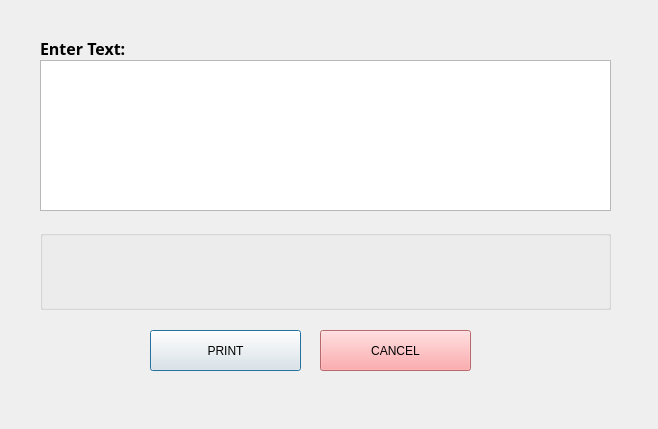
<?xml version="1.0" encoding="UTF-8"?>
<ui version="4.0">
 <class>Dialog</class>
 <widget class="QDialog" name="Dialog">
  <property name="geometry">
   <rect>
    <x>0</x>
    <y>0</y>
    <width>658</width>
    <height>429</height>
   </rect>
  </property>
  <property name="windowTitle">
   <string>Dialog</string>
  </property>
  <widget class="QTextEdit" name="textEdit">
   <property name="geometry">
    <rect>
     <x>40</x>
     <y>60</y>
     <width>571</width>
     <height>151</height>
    </rect>
   </property>
  </widget>
  <widget class="QPushButton" name="printbutton">
   <property name="geometry">
    <rect>
     <x>150</x>
     <y>330</y>
     <width>151</width>
     <height>41</height>
    </rect>
   </property>
   <property name="text">
    <string>PRINT</string>
   </property>
  </widget>
  <widget class="QPushButton" name="cancelbutton">
   <property name="geometry">
    <rect>
     <x>320</x>
     <y>330</y>
     <width>151</width>
     <height>41</height>
    </rect>
   </property>
   <property name="palette">
    <palette>
     <active>
      <colorrole role="WindowText">
       <brush brushstyle="SolidPattern">
        <color alpha="255">
         <red>0</red>
         <green>0</green>
         <blue>0</blue>
        </color>
       </brush>
      </colorrole>
      <colorrole role="Button">
       <brush brushstyle="SolidPattern">
        <color alpha="255">
         <red>255</red>
         <green>146</green>
         <blue>148</blue>
        </color>
       </brush>
      </colorrole>
      <colorrole role="Light">
       <brush brushstyle="SolidPattern">
        <color alpha="255">
         <red>255</red>
         <green>255</green>
         <blue>255</blue>
        </color>
       </brush>
      </colorrole>
      <colorrole role="Midlight">
       <brush brushstyle="SolidPattern">
        <color alpha="255">
         <red>255</red>
         <green>200</green>
         <blue>201</blue>
        </color>
       </brush>
      </colorrole>
      <colorrole role="Dark">
       <brush brushstyle="SolidPattern">
        <color alpha="255">
         <red>127</red>
         <green>73</green>
         <blue>74</blue>
        </color>
       </brush>
      </colorrole>
      <colorrole role="Mid">
       <brush brushstyle="SolidPattern">
        <color alpha="255">
         <red>170</red>
         <green>97</green>
         <blue>99</blue>
        </color>
       </brush>
      </colorrole>
      <colorrole role="Text">
       <brush brushstyle="SolidPattern">
        <color alpha="255">
         <red>0</red>
         <green>0</green>
         <blue>0</blue>
        </color>
       </brush>
      </colorrole>
      <colorrole role="BrightText">
       <brush brushstyle="SolidPattern">
        <color alpha="255">
         <red>255</red>
         <green>255</green>
         <blue>255</blue>
        </color>
       </brush>
      </colorrole>
      <colorrole role="ButtonText">
       <brush brushstyle="SolidPattern">
        <color alpha="255">
         <red>0</red>
         <green>0</green>
         <blue>0</blue>
        </color>
       </brush>
      </colorrole>
      <colorrole role="Base">
       <brush brushstyle="SolidPattern">
        <color alpha="255">
         <red>255</red>
         <green>255</green>
         <blue>255</blue>
        </color>
       </brush>
      </colorrole>
      <colorrole role="Window">
       <brush brushstyle="SolidPattern">
        <color alpha="255">
         <red>255</red>
         <green>146</green>
         <blue>148</blue>
        </color>
       </brush>
      </colorrole>
      <colorrole role="Shadow">
       <brush brushstyle="SolidPattern">
        <color alpha="255">
         <red>0</red>
         <green>0</green>
         <blue>0</blue>
        </color>
       </brush>
      </colorrole>
      <colorrole role="AlternateBase">
       <brush brushstyle="SolidPattern">
        <color alpha="255">
         <red>255</red>
         <green>200</green>
         <blue>201</blue>
        </color>
       </brush>
      </colorrole>
      <colorrole role="ToolTipBase">
       <brush brushstyle="SolidPattern">
        <color alpha="255">
         <red>255</red>
         <green>255</green>
         <blue>220</blue>
        </color>
       </brush>
      </colorrole>
      <colorrole role="ToolTipText">
       <brush brushstyle="SolidPattern">
        <color alpha="255">
         <red>0</red>
         <green>0</green>
         <blue>0</blue>
        </color>
       </brush>
      </colorrole>
      <colorrole role="PlaceholderText">
       <brush brushstyle="SolidPattern">
        <color alpha="128">
         <red>0</red>
         <green>0</green>
         <blue>0</blue>
        </color>
       </brush>
      </colorrole>
     </active>
     <inactive>
      <colorrole role="WindowText">
       <brush brushstyle="SolidPattern">
        <color alpha="255">
         <red>0</red>
         <green>0</green>
         <blue>0</blue>
        </color>
       </brush>
      </colorrole>
      <colorrole role="Button">
       <brush brushstyle="SolidPattern">
        <color alpha="255">
         <red>255</red>
         <green>146</green>
         <blue>148</blue>
        </color>
       </brush>
      </colorrole>
      <colorrole role="Light">
       <brush brushstyle="SolidPattern">
        <color alpha="255">
         <red>255</red>
         <green>255</green>
         <blue>255</blue>
        </color>
       </brush>
      </colorrole>
      <colorrole role="Midlight">
       <brush brushstyle="SolidPattern">
        <color alpha="255">
         <red>255</red>
         <green>200</green>
         <blue>201</blue>
        </color>
       </brush>
      </colorrole>
      <colorrole role="Dark">
       <brush brushstyle="SolidPattern">
        <color alpha="255">
         <red>127</red>
         <green>73</green>
         <blue>74</blue>
        </color>
       </brush>
      </colorrole>
      <colorrole role="Mid">
       <brush brushstyle="SolidPattern">
        <color alpha="255">
         <red>170</red>
         <green>97</green>
         <blue>99</blue>
        </color>
       </brush>
      </colorrole>
      <colorrole role="Text">
       <brush brushstyle="SolidPattern">
        <color alpha="255">
         <red>0</red>
         <green>0</green>
         <blue>0</blue>
        </color>
       </brush>
      </colorrole>
      <colorrole role="BrightText">
       <brush brushstyle="SolidPattern">
        <color alpha="255">
         <red>255</red>
         <green>255</green>
         <blue>255</blue>
        </color>
       </brush>
      </colorrole>
      <colorrole role="ButtonText">
       <brush brushstyle="SolidPattern">
        <color alpha="255">
         <red>0</red>
         <green>0</green>
         <blue>0</blue>
        </color>
       </brush>
      </colorrole>
      <colorrole role="Base">
       <brush brushstyle="SolidPattern">
        <color alpha="255">
         <red>255</red>
         <green>255</green>
         <blue>255</blue>
        </color>
       </brush>
      </colorrole>
      <colorrole role="Window">
       <brush brushstyle="SolidPattern">
        <color alpha="255">
         <red>255</red>
         <green>146</green>
         <blue>148</blue>
        </color>
       </brush>
      </colorrole>
      <colorrole role="Shadow">
       <brush brushstyle="SolidPattern">
        <color alpha="255">
         <red>0</red>
         <green>0</green>
         <blue>0</blue>
        </color>
       </brush>
      </colorrole>
      <colorrole role="AlternateBase">
       <brush brushstyle="SolidPattern">
        <color alpha="255">
         <red>255</red>
         <green>200</green>
         <blue>201</blue>
        </color>
       </brush>
      </colorrole>
      <colorrole role="ToolTipBase">
       <brush brushstyle="SolidPattern">
        <color alpha="255">
         <red>255</red>
         <green>255</green>
         <blue>220</blue>
        </color>
       </brush>
      </colorrole>
      <colorrole role="ToolTipText">
       <brush brushstyle="SolidPattern">
        <color alpha="255">
         <red>0</red>
         <green>0</green>
         <blue>0</blue>
        </color>
       </brush>
      </colorrole>
      <colorrole role="PlaceholderText">
       <brush brushstyle="SolidPattern">
        <color alpha="128">
         <red>0</red>
         <green>0</green>
         <blue>0</blue>
        </color>
       </brush>
      </colorrole>
     </inactive>
     <disabled>
      <colorrole role="WindowText">
       <brush brushstyle="SolidPattern">
        <color alpha="255">
         <red>127</red>
         <green>73</green>
         <blue>74</blue>
        </color>
       </brush>
      </colorrole>
      <colorrole role="Button">
       <brush brushstyle="SolidPattern">
        <color alpha="255">
         <red>255</red>
         <green>146</green>
         <blue>148</blue>
        </color>
       </brush>
      </colorrole>
      <colorrole role="Light">
       <brush brushstyle="SolidPattern">
        <color alpha="255">
         <red>255</red>
         <green>255</green>
         <blue>255</blue>
        </color>
       </brush>
      </colorrole>
      <colorrole role="Midlight">
       <brush brushstyle="SolidPattern">
        <color alpha="255">
         <red>255</red>
         <green>200</green>
         <blue>201</blue>
        </color>
       </brush>
      </colorrole>
      <colorrole role="Dark">
       <brush brushstyle="SolidPattern">
        <color alpha="255">
         <red>127</red>
         <green>73</green>
         <blue>74</blue>
        </color>
       </brush>
      </colorrole>
      <colorrole role="Mid">
       <brush brushstyle="SolidPattern">
        <color alpha="255">
         <red>170</red>
         <green>97</green>
         <blue>99</blue>
        </color>
       </brush>
      </colorrole>
      <colorrole role="Text">
       <brush brushstyle="SolidPattern">
        <color alpha="255">
         <red>127</red>
         <green>73</green>
         <blue>74</blue>
        </color>
       </brush>
      </colorrole>
      <colorrole role="BrightText">
       <brush brushstyle="SolidPattern">
        <color alpha="255">
         <red>255</red>
         <green>255</green>
         <blue>255</blue>
        </color>
       </brush>
      </colorrole>
      <colorrole role="ButtonText">
       <brush brushstyle="SolidPattern">
        <color alpha="255">
         <red>127</red>
         <green>73</green>
         <blue>74</blue>
        </color>
       </brush>
      </colorrole>
      <colorrole role="Base">
       <brush brushstyle="SolidPattern">
        <color alpha="255">
         <red>255</red>
         <green>146</green>
         <blue>148</blue>
        </color>
       </brush>
      </colorrole>
      <colorrole role="Window">
       <brush brushstyle="SolidPattern">
        <color alpha="255">
         <red>255</red>
         <green>146</green>
         <blue>148</blue>
        </color>
       </brush>
      </colorrole>
      <colorrole role="Shadow">
       <brush brushstyle="SolidPattern">
        <color alpha="255">
         <red>0</red>
         <green>0</green>
         <blue>0</blue>
        </color>
       </brush>
      </colorrole>
      <colorrole role="AlternateBase">
       <brush brushstyle="SolidPattern">
        <color alpha="255">
         <red>255</red>
         <green>146</green>
         <blue>148</blue>
        </color>
       </brush>
      </colorrole>
      <colorrole role="ToolTipBase">
       <brush brushstyle="SolidPattern">
        <color alpha="255">
         <red>255</red>
         <green>255</green>
         <blue>220</blue>
        </color>
       </brush>
      </colorrole>
      <colorrole role="ToolTipText">
       <brush brushstyle="SolidPattern">
        <color alpha="255">
         <red>0</red>
         <green>0</green>
         <blue>0</blue>
        </color>
       </brush>
      </colorrole>
      <colorrole role="PlaceholderText">
       <brush brushstyle="SolidPattern">
        <color alpha="128">
         <red>0</red>
         <green>0</green>
         <blue>0</blue>
        </color>
       </brush>
      </colorrole>
     </disabled>
    </palette>
   </property>
   <property name="autoFillBackground">
    <bool>false</bool>
   </property>
   <property name="text">
    <string>CANCEL</string>
   </property>
  </widget>
  <widget class="QLabel" name="label_2">
   <property name="geometry">
    <rect>
     <x>40</x>
     <y>40</y>
     <width>131</width>
     <height>16</height>
    </rect>
   </property>
   <property name="font">
    <font>
     <family>Yu Gothic UI Semibold</family>
     <pointsize>12</pointsize>
     <weight>75</weight>
     <bold>true</bold>
    </font>
   </property>
   <property name="text">
    <string>Enter Text:</string>
   </property>
  </widget>
  <widget class="QGroupBox" name="groupBox">
   <property name="geometry">
    <rect>
     <x>40</x>
     <y>230</y>
     <width>571</width>
     <height>80</height>
    </rect>
   </property>
   <property name="title">
    <string/>
   </property>
   <widget class="QLabel" name="label">
    <property name="geometry">
     <rect>
      <x>0</x>
      <y>0</y>
      <width>47</width>
      <height>16</height>
     </rect>
    </property>
    <property name="text">
     <string/>
    </property>
   </widget>
  </widget>
 </widget>
 <resources/>
 <connections/>
</ui>
